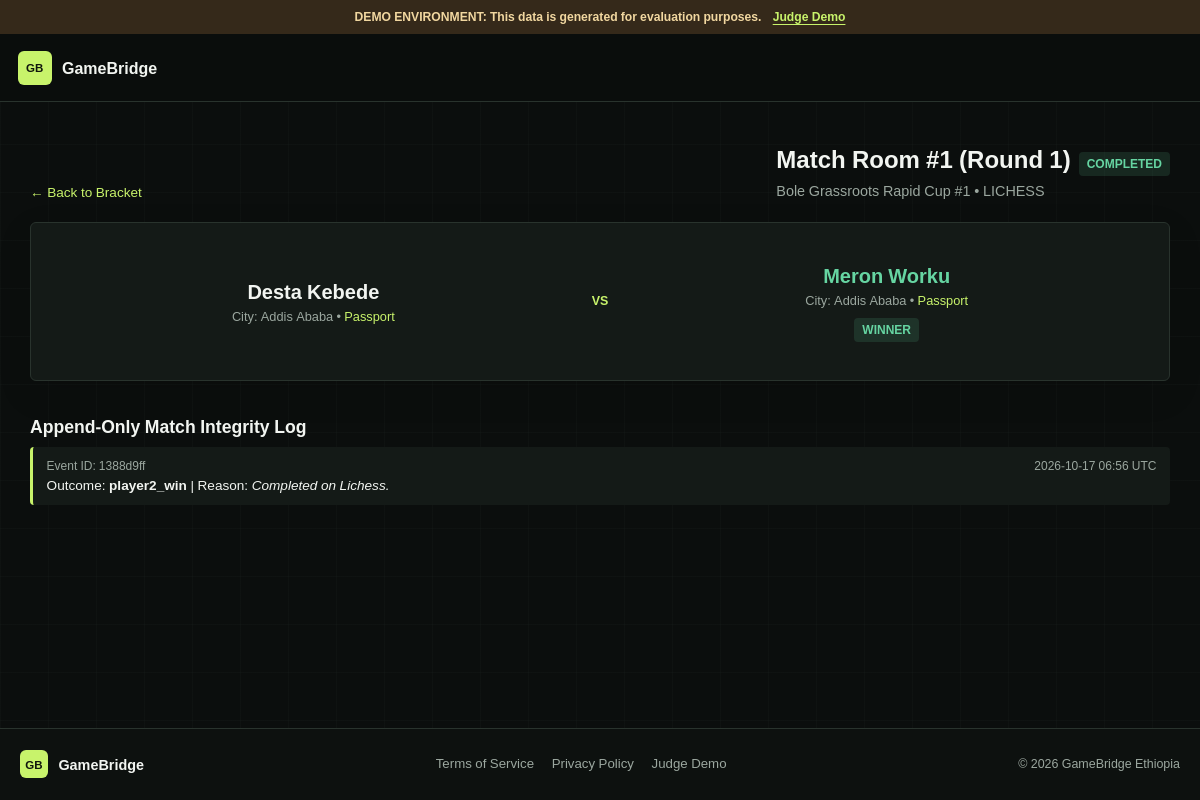
The app's page /matches/7be65643-775d-4356-b841-1b6c6504d4ac with its own data.
### app/models/match.py (models this page shows)
class Match(Base):
    __tablename__ = "matches"
    id = Column(String(36), primary_key=True, default=lambda: str(uuid.uuid4()))
    tournament_id = Column(String(36), ForeignKey("tournaments.id", ondelete="CASCADE"), nullable=False)
    round_number = Column(Integer, default=1, nullable=False)
    match_number = Column(Integer, default=1, nullable=False)
    player1_id = Column(String(36), ForeignKey("users.id", ondelete="SET NULL"), nullable=True)
    player2_id = Column(String(36), ForeignKey("users.id", ondelete="SET NULL"), nullable=True)
    winner_id = Column(String(36), ForeignKey("users.id", ondelete="SET NULL"), nullable=True)
    status = Column(String(32), default="pending", nullable=False, index=True)
    reporting_deadline = Column(DateTime, nullable=True)
    next_match_id = Column(String(36), ForeignKey("matches.id", ondelete="SET NULL"), nullable=True)
    created_at = Column(DateTime, default=datetime.utcnow, nullable=False)
    updated_at = Column(DateTime, default=datetime.utcnow, onupdate=datetime.utcnow, nullable=False)
    tournament = relationship("Tournament", back_populates="matches")
    player1 = relationship("User", foreign_keys=[player1_id])
    player2 = relationship("User", foreign_keys=[player2_id])
    winner = relationship("User", foreign_keys=[winner_id])
    events = relationship("MatchResultEvent", back_populates="match", cascade="all, delete-orphan", order_by="MatchResultEvent.created_at")
    reports = relationship("MatchReport", back_populates="match", cascade="all, delete-orphan")
    evidence = relationship("MatchEvidence", back_populates="match", cascade="all, delete-orphan")
    disputes = relationship("Dispute", back_populates="match", cascade="all, delete-orphan")

class MatchResultEvent(Base):
    __tablename__ = "match_result_events"
    id = Column(String(36), primary_key=True, default=lambda: str(uuid.uuid4()))
    match_id = Column(String(36), ForeignKey("matches.id", ondelete="CASCADE"), nullable=False, index=True)
    prior_event_id = Column(String(36), ForeignKey("match_result_events.id", ondelete="SET NULL"), nullable=True)
    acting_user_id = Column(String(36), ForeignKey("users.id", ondelete="SET NULL"), nullable=True)
    outcome = Column(String(64), nullable=False)  # player1_win, player2_win, draw, forfeit_player1, forfeit_player2, bye
    winner_id = Column(String(36), ForeignKey("users.id", ondelete="SET NULL"), nullable=True)
    score_p1 = Column(Integer, default=0)
    score_p2 = Column(Integer, default=0)
    reason = Column(Text, nullable=True)
    created_at = Column(DateTime, default=datetime.utcnow, nullable=False, index=True)
    match = relationship("Match", back_populates="events")
    acting_user = relationship("User", foreign_keys=[acting_user_id])
    prior_event = relationship("MatchResultEvent", remote_side=[id])

### app/models/tournament.py (models this page shows)
class Tournament(Base):
    __tablename__ = "tournaments"
    id = Column(String(36), primary_key=True, default=lambda: str(uuid.uuid4()))
    name = Column(String(128), nullable=False)
    slug = Column(String(128), unique=True, nullable=False, index=True)
    description = Column(Text, nullable=True)
    game_key = Column(String(32), default="lichess", nullable=False)
    mode = Column(String(32), default="rapid", nullable=False)
    hub_id = Column(String(36), ForeignKey("hubs.id", ondelete="SET NULL"), nullable=True)
    city = Column(String(64), default="Addis Ababa", nullable=False, index=True)
    status = Column(String(32), default="registration_open", nullable=False, index=True)
    max_participants = Column(Integer, default=16, nullable=False)
    start_time = Column(DateTime, nullable=False)
    registration_deadline = Column(DateTime, nullable=False)
    rules_text = Column(Text, nullable=True)
    prize_description = Column(Text, default="Honor, Platform Elo, and City Ladder Standing", nullable=True)
    created_by_id = Column(String(36), ForeignKey("users.id", ondelete="SET NULL"), nullable=True)
    is_demo = Column(Boolean, default=False, index=True)
    created_at = Column(DateTime, default=datetime.utcnow, nullable=False)
    updated_at = Column(DateTime, default=datetime.utcnow, onupdate=datetime.utcnow, nullable=False)
    hub = relationship("Hub", back_populates="tournaments")
    participants = relationship("TournamentParticipant", back_populates="tournament", cascade="all, delete-orphan")
    matches = relationship("Match", back_populates="tournament", cascade="all, delete-orphan")

### app/models/user.py (models this page shows)
class User(Base):
    __tablename__ = "users"
    id = Column(String(36), primary_key=True, default=lambda: str(uuid.uuid4()))
    telegram_id = Column(Integer, unique=True, nullable=True, index=True)
    username = Column(String(64), unique=True, nullable=False, index=True)
    display_name = Column(String(128), nullable=False)
    email = Column(String(255), unique=True, nullable=True)
    password_hash = Column(String(255), nullable=True)
    role = Column(String(32), default="player", nullable=False)  # player, hub_captain, super_admin
    city = Column(String(64), default="Addis Ababa", nullable=False)
    phone = Column(String(32), nullable=True)
    public_identifier = Column(String(64), unique=True, nullable=False, index=True)
    is_active = Column(Boolean, default=True)
    is_demo = Column(Boolean, default=False, index=True)
    created_at = Column(DateTime, default=datetime.utcnow, nullable=False)
    updated_at = Column(DateTime, default=datetime.utcnow, onupdate=datetime.utcnow, nullable=False)
    preferences = relationship("UserPreference", back_populates="user", uselist=False, cascade="all, delete-orphan")
    hub_memberships = relationship("HubMembership", back_populates="user", cascade="all, delete-orphan")
    game_accounts = relationship("GameAccount", back_populates="user", cascade="all, delete-orphan")
    platform_ratings = relationship("PlatformRating", back_populates="user", cascade="all, delete-orphan")
    tournament_participations = relationship("TournamentParticipant", back_populates="user")
    badges = relationship("UserBadge", back_populates="user", cascade="all, delete-orphan")
    notifications = relationship("Notification", back_populates="user", cascade="all, delete-orphan")

### app/main.py (the view)
@app.get("/matches/{match_id}", response_class=HTMLResponse)
async def page_match_room(
    match_id: str,
    request: Request,
    user: Optional[User] = Depends(get_current_user_optional),
    db: AsyncSession = Depends(get_db)
):
    locale = get_locale_for_request(request, user)
    stmt = select(Match).where(Match.id == match_id)
    match = (await db.execute(stmt)).scalar_one_or_none()
    if not match:
        raise HTTPException(status_code=404, detail="Match not found")
    t_stmt = select(Tournament).where(Tournament.id == match.tournament_id)
    tourney = (await db.execute(t_stmt)).scalar_one_or_none()
    p1 = (await db.execute(select(User).where(User.id == match.player1_id))).scalar_one_or_none() if match.player1_id else None
    p2 = (await db.execute(select(User).where(User.id == match.player2_id))).scalar_one_or_none() if match.player2_id else None
    ev_stmt = select(MatchResultEvent).where(MatchResultEvent.match_id == match.id).order_by(MatchResultEvent.created_at)
    events = (await db.execute(ev_stmt)).scalars().all()
    return render_template(request, "tournaments/match.html", {
        "current_user": user,
        "match": match,
        "tournament": tourney,
        "p1": p1,
        "p2": p2,
        "events": events,
        "locale": locale,
        "t": t,
        "is_demo": settings.DEMO_MODE
    })

### app/templates/tournaments/match.html (shortened to what this page needs)
{% extends "base.html" %}
{% block content %}
<div class="page-header">
  <a href="/tournaments/{{ tournament.slug }}" style="font-size: 0.85rem; color: var(--accent-gold);">&larr; Back to Bracket</a>
  <div style="display: flex; justify-content: space-between; align-items: baseline; flex-wrap: wrap; gap: 0.5rem; margin-top: 0.5rem;">
    <div>
      <h1 style="font-size: 1.5rem;">Match Room #{{ match.match_number }} (Round {{ match.round_number }})</h1>
      <p style="color: var(--text-muted); font-size: 0.9rem;">{{ tournament.name }} &bull; {{ tournament.game_key | upper }}</p>
    </div>
    <span class="badge {% if match.status == 'completed' %}badge-green{% elif match.status == 'disputed' %}badge-red{% else %}badge-gold{% endif %}">
      {{ match.status | upper }}
    </span>
  </div>
</div>
<div class="card match-card">
  <div class="match-competitors">
    <div class="match-side">
      <div style="font-size: 1.25rem; font-weight: bold; color: {% if match.winner_id == match.player1_id %}var(--accent-green){% else %}var(--text-main){% endif %};">
        {{ p1.display_name if p1 else 'TBD' }}
      </div>
      <div style="font-size: 0.8rem; color: var(--text-muted);">
        {% if p1 %}City: {{ p1.city }} &bull; <a href="/p/{{ p1.public_identifier }}" style="color: var(--accent-gold);">Passport</a>{% endif %}
      </div>
    </div>
    <div class="match-vs">
      VS
    </div>
    <div class="match-side">
      <div style="font-size: 1.25rem; font-weight: bold; color: {% if match.winner_id == match.player2_id %}var(--accent-green){% else %}var(--text-main){% endif %};">
        {{ p2.display_name if p2 else 'TBD' }}
      </div>
      <div style="font-size: 0.8rem; color: var(--text-muted);">
        {% if p2 %}City: {{ p2.city }} &bull; <a href="/p/{{ p2.public_identifier }}" style="color: var(--accent-gold);">Passport</a>{% endif %}
      </div>
      {% if match.winner_id == match.player2_id %}
        <span class="badge badge-green" style="margin-top: 0.5rem;">WINNER</span>
      {% endif %}
    </div>
  </div>
</div>
<div style="margin-top: 2rem;">
  <h3 style="font-size: 1.1rem; margin-bottom: 0.5rem;">Append-Only Match Integrity Log</h3>
  {% if events %}
    <div style="display: flex; flex-direction: column; gap: 0.5rem;">
      {% for ev in events %}
        <div style="background: var(--bg-card); border-left: 3px solid var(--accent-gold); padding: 0.6rem 0.85rem; border-radius: 4px; font-size: 0.85rem;">
          <div style="display: flex; justify-content: space-between; color: var(--text-muted); font-size: 0.75rem;">
            <span>Event ID: <code>{{ ev.id[:8] }}</code></span>
            <span>{{ ev.created_at.strftime('%Y-%m-%d %H:%M UTC') }}</span>
          </div>
          <div>Outcome: <strong>{{ ev.outcome }}</strong> | Reason: <em>{{ ev.reason }}</em></div>
        </div>
      {% endfor %}
    </div>
  {% else %}
    <p style="font-size: 0.85rem; color: var(--text-muted);">No result events recorded yet.</p>
  {% endif %}
</div>
{% endblock %}

### app/static/css/style.css (style rules this page uses)
:root { --bg-dark: #0b0e0d; --bg-card: #141a17; --bg-card-hover: #1c2520; --text-main: #f2f5f1; --text-muted: #9ba79f; --accent-gold: #c8f36b; --accent-gold-hover: #b5e552; --accent-green: #66d5a2; --accent-green-hover: #49c68d; --accent-red: #f17d6a; --border-color: #29332d; --border-light: #435047; --radius: 7px; }
* { box-sizing: border-box; margin: 0; padding: 0; font-family: "Bahnschrift", "Segoe UI Variable", "Noto Sans Ethiopic", Nyala, sans-serif; }
body { background-color: var(--bg-dark); background-image: linear-gradient(rgba(167, 196, 174, 0.025) 1px, transparent 1px), linear-gradient(90deg, rgba(167, 196, 174, 0.025) 1px, transparent 1px); background-size: 48px 48px; color: var(--text-main); min-height: 100vh; display: flex; flex-direction: column; line-height: 1.5; }
a { color: inherit; text-decoration: none; }
.card { background-color: var(--bg-card); border: 1px solid var(--border-color); border-radius: var(--radius); padding: 1.25rem; display: flex; flex-direction: column; gap: 0.75rem; }
.badge { display: inline-block; padding: 0.2rem 0.5rem; border-radius: 4px; font-size: 0.75rem; font-weight: 700; text-transform: uppercase; }
.badge-green { background: rgba(16, 185, 129, 0.2); color: var(--accent-green); }
.match-card { margin-bottom: 1.5rem; }
.match-competitors { display: grid; grid-template-columns: minmax(0, 1fr) auto minmax(0, 1fr); align-items: center; gap: 1rem; padding: 1.1rem 0; text-align: center; }
.match-side { min-width: 0; }
.match-side > div:first-child { overflow-wrap: anywhere; font-size: 1.2rem; font-weight: 800; }
.match-vs { color: var(--accent-gold); font-size: .78rem; font-weight: 900; }
:root { color-scheme: dark; }
html { scroll-behavior: smooth; }
body { overflow-x: hidden; }
a { transition: color 160ms ease, background-color 160ms ease, border-color 160ms ease, transform 160ms ease; }
.card { background: var(--bg-card); border-color: var(--border-color); border-radius: 6px; box-shadow: 0 12px 34px rgba(0, 0, 0, .12); }
.badge { border-radius: 4px; }
.badge-green { background: rgba(102, 213, 162, .13); color: var(--accent-green); }
.page-header { display: flex; align-items: end; justify-content: space-between; gap: 1.2rem; margin-bottom: 1.25rem; }
.page-header h1 { margin: 0 0 .4rem; font-size: 2rem; line-height: 1.15; }
.page-header p:not(.eyebrow) { margin: 0; color: var(--text-muted); font-size: .9rem; line-height: 1.6; }

### records on screen
Match: match_number "1", round_number "1", status "COMPLETED"
Tournament: name "Bole Grassroots Rapid Cup #1", game_key "LICHESS"
User: display_name "Desta Kebede", city "Addis Ababa"
User: display_name "Meron Worku", city "Addis Ababa"
MatchResultEvent: id "1388d9ff", created_at "2026-10-17 06:56 UTC", outcome "player2_win", reason "Completed on Lichess."

### other values on screen
{{ t('demo_notice', locale) }} "DEMO ENVIRONMENT: This data is generated for evaluation purposes."
{{ t('nav_judge', locale) }} "Judge Demo"
{{ t('terms_title', locale) }} "Terms of Service"
{{ t('privacy_title', locale) }} "Privacy Policy"
